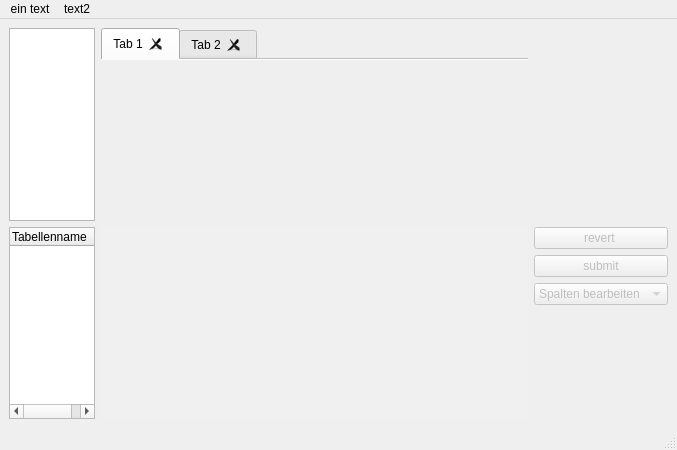
<?xml version="1.0" encoding="UTF-8"?>
<ui version="4.0">
 <class>MainWindow</class>
 <widget class="QMainWindow" name="MainWindow">
  <property name="geometry">
   <rect>
    <x>0</x>
    <y>0</y>
    <width>677</width>
    <height>450</height>
   </rect>
  </property>
  <property name="palette">
   <palette>
    <active/>
    <inactive/>
    <disabled/>
   </palette>
  </property>
  <property name="windowTitle">
   <string>MainWindow</string>
  </property>
  <widget class="QWidget" name="centralwidget">
   <property name="sizePolicy">
    <sizepolicy hsizetype="Preferred" vsizetype="Preferred">
     <horstretch>0</horstretch>
     <verstretch>0</verstretch>
    </sizepolicy>
   </property>
   <property name="palette">
    <palette>
     <active/>
     <inactive/>
     <disabled/>
    </palette>
   </property>
   <property name="autoFillBackground">
    <bool>false</bool>
   </property>
   <layout class="QGridLayout" name="gridLayout" rowstretch="0,0,0,0,0" columnstretch="2,10,0">
    <item row="4" column="0">
     <widget class="QTreeWidget" name="treeWidget">
      <property name="lineWidth">
       <number>2</number>
      </property>
      <property name="alternatingRowColors">
       <bool>true</bool>
      </property>
      <property name="sortingEnabled">
       <bool>true</bool>
      </property>
      <attribute name="headerHighlightSections">
       <bool>true</bool>
      </attribute>
      <attribute name="headerShowSortIndicator" stdset="0">
       <bool>true</bool>
      </attribute>
      <column>
       <property name="text">
        <string>Tabellenname</string>
       </property>
      </column>
     </widget>
    </item>
    <item row="4" column="1">
     <widget class="QTabWidget" name="tabWidget">
      <property name="palette">
       <palette>
        <active>
         <colorrole role="WindowText">
          <brush brushstyle="SolidPattern">
           <color alpha="255">
            <red>0</red>
            <green>0</green>
            <blue>0</blue>
           </color>
          </brush>
         </colorrole>
         <colorrole role="Button">
          <brush brushstyle="SolidPattern">
           <color alpha="255">
            <red>255</red>
            <green>255</green>
            <blue>255</blue>
           </color>
          </brush>
         </colorrole>
         <colorrole role="Light">
          <brush brushstyle="SolidPattern">
           <color alpha="255">
            <red>255</red>
            <green>255</green>
            <blue>255</blue>
           </color>
          </brush>
         </colorrole>
         <colorrole role="Midlight">
          <brush brushstyle="SolidPattern">
           <color alpha="255">
            <red>255</red>
            <green>255</green>
            <blue>255</blue>
           </color>
          </brush>
         </colorrole>
         <colorrole role="Dark">
          <brush brushstyle="SolidPattern">
           <color alpha="255">
            <red>127</red>
            <green>127</green>
            <blue>127</blue>
           </color>
          </brush>
         </colorrole>
         <colorrole role="Mid">
          <brush brushstyle="SolidPattern">
           <color alpha="255">
            <red>170</red>
            <green>170</green>
            <blue>170</blue>
           </color>
          </brush>
         </colorrole>
         <colorrole role="Text">
          <brush brushstyle="SolidPattern">
           <color alpha="255">
            <red>0</red>
            <green>0</green>
            <blue>0</blue>
           </color>
          </brush>
         </colorrole>
         <colorrole role="BrightText">
          <brush brushstyle="SolidPattern">
           <color alpha="255">
            <red>255</red>
            <green>255</green>
            <blue>255</blue>
           </color>
          </brush>
         </colorrole>
         <colorrole role="ButtonText">
          <brush brushstyle="SolidPattern">
           <color alpha="255">
            <red>0</red>
            <green>0</green>
            <blue>0</blue>
           </color>
          </brush>
         </colorrole>
         <colorrole role="Base">
          <brush brushstyle="SolidPattern">
           <color alpha="255">
            <red>255</red>
            <green>255</green>
            <blue>255</blue>
           </color>
          </brush>
         </colorrole>
         <colorrole role="Window">
          <brush brushstyle="SolidPattern">
           <color alpha="255">
            <red>255</red>
            <green>255</green>
            <blue>255</blue>
           </color>
          </brush>
         </colorrole>
         <colorrole role="Shadow">
          <brush brushstyle="SolidPattern">
           <color alpha="255">
            <red>0</red>
            <green>0</green>
            <blue>0</blue>
           </color>
          </brush>
         </colorrole>
         <colorrole role="Highlight">
          <brush brushstyle="SolidPattern">
           <color alpha="255">
            <red>0</red>
            <green>120</green>
            <blue>215</blue>
           </color>
          </brush>
         </colorrole>
         <colorrole role="HighlightedText">
          <brush brushstyle="SolidPattern">
           <color alpha="255">
            <red>255</red>
            <green>255</green>
            <blue>255</blue>
           </color>
          </brush>
         </colorrole>
         <colorrole role="Link">
          <brush brushstyle="SolidPattern">
           <color alpha="255">
            <red>0</red>
            <green>0</green>
            <blue>255</blue>
           </color>
          </brush>
         </colorrole>
         <colorrole role="LinkVisited">
          <brush brushstyle="SolidPattern">
           <color alpha="255">
            <red>255</red>
            <green>0</green>
            <blue>255</blue>
           </color>
          </brush>
         </colorrole>
         <colorrole role="AlternateBase">
          <brush brushstyle="SolidPattern">
           <color alpha="255">
            <red>255</red>
            <green>255</green>
            <blue>255</blue>
           </color>
          </brush>
         </colorrole>
         <colorrole role="NoRole">
          <brush brushstyle="SolidPattern">
           <color alpha="255">
            <red>0</red>
            <green>0</green>
            <blue>0</blue>
           </color>
          </brush>
         </colorrole>
         <colorrole role="ToolTipBase">
          <brush brushstyle="SolidPattern">
           <color alpha="255">
            <red>255</red>
            <green>255</green>
            <blue>220</blue>
           </color>
          </brush>
         </colorrole>
         <colorrole role="ToolTipText">
          <brush brushstyle="SolidPattern">
           <color alpha="255">
            <red>0</red>
            <green>0</green>
            <blue>0</blue>
           </color>
          </brush>
         </colorrole>
         <colorrole role="PlaceholderText">
          <brush brushstyle="SolidPattern">
           <color alpha="128">
            <red>0</red>
            <green>0</green>
            <blue>0</blue>
           </color>
          </brush>
         </colorrole>
        </active>
        <inactive>
         <colorrole role="WindowText">
          <brush brushstyle="SolidPattern">
           <color alpha="255">
            <red>0</red>
            <green>0</green>
            <blue>0</blue>
           </color>
          </brush>
         </colorrole>
         <colorrole role="Button">
          <brush brushstyle="SolidPattern">
           <color alpha="255">
            <red>240</red>
            <green>240</green>
            <blue>240</blue>
           </color>
          </brush>
         </colorrole>
         <colorrole role="Light">
          <brush brushstyle="SolidPattern">
           <color alpha="255">
            <red>255</red>
            <green>255</green>
            <blue>255</blue>
           </color>
          </brush>
         </colorrole>
         <colorrole role="Midlight">
          <brush brushstyle="SolidPattern">
           <color alpha="255">
            <red>227</red>
            <green>227</green>
            <blue>227</blue>
           </color>
          </brush>
         </colorrole>
         <colorrole role="Dark">
          <brush brushstyle="SolidPattern">
           <color alpha="255">
            <red>160</red>
            <green>160</green>
            <blue>160</blue>
           </color>
          </brush>
         </colorrole>
         <colorrole role="Mid">
          <brush brushstyle="SolidPattern">
           <color alpha="255">
            <red>160</red>
            <green>160</green>
            <blue>160</blue>
           </color>
          </brush>
         </colorrole>
         <colorrole role="Text">
          <brush brushstyle="SolidPattern">
           <color alpha="255">
            <red>0</red>
            <green>0</green>
            <blue>0</blue>
           </color>
          </brush>
         </colorrole>
         <colorrole role="BrightText">
          <brush brushstyle="SolidPattern">
           <color alpha="255">
            <red>255</red>
            <green>255</green>
            <blue>255</blue>
           </color>
          </brush>
         </colorrole>
         <colorrole role="ButtonText">
          <brush brushstyle="SolidPattern">
           <color alpha="255">
            <red>0</red>
            <green>0</green>
            <blue>0</blue>
           </color>
          </brush>
         </colorrole>
         <colorrole role="Base">
          <brush brushstyle="SolidPattern">
           <color alpha="255">
            <red>255</red>
            <green>255</green>
            <blue>255</blue>
           </color>
          </brush>
         </colorrole>
         <colorrole role="Window">
          <brush brushstyle="SolidPattern">
           <color alpha="255">
            <red>240</red>
            <green>240</green>
            <blue>240</blue>
           </color>
          </brush>
         </colorrole>
         <colorrole role="Shadow">
          <brush brushstyle="SolidPattern">
           <color alpha="255">
            <red>105</red>
            <green>105</green>
            <blue>105</blue>
           </color>
          </brush>
         </colorrole>
         <colorrole role="Highlight">
          <brush brushstyle="SolidPattern">
           <color alpha="255">
            <red>240</red>
            <green>240</green>
            <blue>240</blue>
           </color>
          </brush>
         </colorrole>
         <colorrole role="HighlightedText">
          <brush brushstyle="SolidPattern">
           <color alpha="255">
            <red>0</red>
            <green>0</green>
            <blue>0</blue>
           </color>
          </brush>
         </colorrole>
         <colorrole role="Link">
          <brush brushstyle="SolidPattern">
           <color alpha="255">
            <red>0</red>
            <green>0</green>
            <blue>255</blue>
           </color>
          </brush>
         </colorrole>
         <colorrole role="LinkVisited">
          <brush brushstyle="SolidPattern">
           <color alpha="255">
            <red>255</red>
            <green>0</green>
            <blue>255</blue>
           </color>
          </brush>
         </colorrole>
         <colorrole role="AlternateBase">
          <brush brushstyle="SolidPattern">
           <color alpha="255">
            <red>245</red>
            <green>245</green>
            <blue>245</blue>
           </color>
          </brush>
         </colorrole>
         <colorrole role="NoRole">
          <brush brushstyle="NoBrush">
           <color alpha="255">
            <red>0</red>
            <green>0</green>
            <blue>0</blue>
           </color>
          </brush>
         </colorrole>
         <colorrole role="ToolTipBase">
          <brush brushstyle="SolidPattern">
           <color alpha="255">
            <red>255</red>
            <green>255</green>
            <blue>220</blue>
           </color>
          </brush>
         </colorrole>
         <colorrole role="ToolTipText">
          <brush brushstyle="SolidPattern">
           <color alpha="255">
            <red>0</red>
            <green>0</green>
            <blue>0</blue>
           </color>
          </brush>
         </colorrole>
         <colorrole role="PlaceholderText">
          <brush brushstyle="SolidPattern">
           <color alpha="128">
            <red>0</red>
            <green>0</green>
            <blue>0</blue>
           </color>
          </brush>
         </colorrole>
        </inactive>
        <disabled>
         <colorrole role="WindowText">
          <brush brushstyle="SolidPattern">
           <color alpha="255">
            <red>127</red>
            <green>127</green>
            <blue>127</blue>
           </color>
          </brush>
         </colorrole>
         <colorrole role="Button">
          <brush brushstyle="SolidPattern">
           <color alpha="255">
            <red>255</red>
            <green>255</green>
            <blue>255</blue>
           </color>
          </brush>
         </colorrole>
         <colorrole role="Light">
          <brush brushstyle="SolidPattern">
           <color alpha="255">
            <red>255</red>
            <green>255</green>
            <blue>255</blue>
           </color>
          </brush>
         </colorrole>
         <colorrole role="Midlight">
          <brush brushstyle="SolidPattern">
           <color alpha="255">
            <red>255</red>
            <green>255</green>
            <blue>255</blue>
           </color>
          </brush>
         </colorrole>
         <colorrole role="Dark">
          <brush brushstyle="SolidPattern">
           <color alpha="255">
            <red>127</red>
            <green>127</green>
            <blue>127</blue>
           </color>
          </brush>
         </colorrole>
         <colorrole role="Mid">
          <brush brushstyle="SolidPattern">
           <color alpha="255">
            <red>170</red>
            <green>170</green>
            <blue>170</blue>
           </color>
          </brush>
         </colorrole>
         <colorrole role="Text">
          <brush brushstyle="SolidPattern">
           <color alpha="255">
            <red>127</red>
            <green>127</green>
            <blue>127</blue>
           </color>
          </brush>
         </colorrole>
         <colorrole role="BrightText">
          <brush brushstyle="SolidPattern">
           <color alpha="255">
            <red>255</red>
            <green>255</green>
            <blue>255</blue>
           </color>
          </brush>
         </colorrole>
         <colorrole role="ButtonText">
          <brush brushstyle="SolidPattern">
           <color alpha="255">
            <red>127</red>
            <green>127</green>
            <blue>127</blue>
           </color>
          </brush>
         </colorrole>
         <colorrole role="Base">
          <brush brushstyle="SolidPattern">
           <color alpha="255">
            <red>255</red>
            <green>255</green>
            <blue>255</blue>
           </color>
          </brush>
         </colorrole>
         <colorrole role="Window">
          <brush brushstyle="SolidPattern">
           <color alpha="255">
            <red>255</red>
            <green>255</green>
            <blue>255</blue>
           </color>
          </brush>
         </colorrole>
         <colorrole role="Shadow">
          <brush brushstyle="SolidPattern">
           <color alpha="255">
            <red>0</red>
            <green>0</green>
            <blue>0</blue>
           </color>
          </brush>
         </colorrole>
         <colorrole role="Highlight">
          <brush brushstyle="SolidPattern">
           <color alpha="255">
            <red>0</red>
            <green>120</green>
            <blue>215</blue>
           </color>
          </brush>
         </colorrole>
         <colorrole role="HighlightedText">
          <brush brushstyle="SolidPattern">
           <color alpha="255">
            <red>255</red>
            <green>255</green>
            <blue>255</blue>
           </color>
          </brush>
         </colorrole>
         <colorrole role="Link">
          <brush brushstyle="SolidPattern">
           <color alpha="255">
            <red>0</red>
            <green>0</green>
            <blue>255</blue>
           </color>
          </brush>
         </colorrole>
         <colorrole role="LinkVisited">
          <brush brushstyle="SolidPattern">
           <color alpha="255">
            <red>255</red>
            <green>0</green>
            <blue>255</blue>
           </color>
          </brush>
         </colorrole>
         <colorrole role="AlternateBase">
          <brush brushstyle="SolidPattern">
           <color alpha="255">
            <red>245</red>
            <green>245</green>
            <blue>245</blue>
           </color>
          </brush>
         </colorrole>
         <colorrole role="NoRole">
          <brush brushstyle="NoBrush">
           <color alpha="255">
            <red>0</red>
            <green>0</green>
            <blue>0</blue>
           </color>
          </brush>
         </colorrole>
         <colorrole role="ToolTipBase">
          <brush brushstyle="SolidPattern">
           <color alpha="255">
            <red>255</red>
            <green>255</green>
            <blue>220</blue>
           </color>
          </brush>
         </colorrole>
         <colorrole role="ToolTipText">
          <brush brushstyle="SolidPattern">
           <color alpha="255">
            <red>0</red>
            <green>0</green>
            <blue>0</blue>
           </color>
          </brush>
         </colorrole>
         <colorrole role="PlaceholderText">
          <brush brushstyle="SolidPattern">
           <color alpha="128">
            <red>0</red>
            <green>0</green>
            <blue>0</blue>
           </color>
          </brush>
         </colorrole>
        </disabled>
       </palette>
      </property>
      <property name="autoFillBackground">
       <bool>true</bool>
      </property>
      <property name="inputMethodHints">
       <set>Qt::ImhNone</set>
      </property>
      <property name="currentIndex">
       <number>-1</number>
      </property>
      <property name="usesScrollButtons">
       <bool>true</bool>
      </property>
      <property name="documentMode">
       <bool>true</bool>
      </property>
      <property name="tabsClosable">
       <bool>true</bool>
      </property>
      <property name="movable">
       <bool>true</bool>
      </property>
      <property name="tabBarAutoHide">
       <bool>false</bool>
      </property>
     </widget>
    </item>
    <item row="4" column="2">
     <layout class="QVBoxLayout" name="verticalLayout">
      <item>
       <widget class="QPushButton" name="revert">
        <property name="enabled">
         <bool>false</bool>
        </property>
        <property name="text">
         <string>revert </string>
        </property>
       </widget>
      </item>
      <item>
       <widget class="QPushButton" name="submit">
        <property name="enabled">
         <bool>false</bool>
        </property>
        <property name="sizePolicy">
         <sizepolicy hsizetype="Minimum" vsizetype="Fixed">
          <horstretch>0</horstretch>
          <verstretch>0</verstretch>
         </sizepolicy>
        </property>
        <property name="maximumSize">
         <size>
          <width>16777215</width>
          <height>16777215</height>
         </size>
        </property>
        <property name="contextMenuPolicy">
         <enum>Qt::DefaultContextMenu</enum>
        </property>
        <property name="layoutDirection">
         <enum>Qt::RightToLeft</enum>
        </property>
        <property name="autoFillBackground">
         <bool>false</bool>
        </property>
        <property name="text">
         <string>submit</string>
        </property>
       </widget>
      </item>
      <item>
       <widget class="QComboBox" name="comboBox">
        <property name="enabled">
         <bool>false</bool>
        </property>
        <property name="currentText">
         <string extracomment="comment">Spalten bearbeiten </string>
        </property>
        <item>
         <property name="text">
          <string>Spalten bearbeiten </string>
         </property>
        </item>
        <item>
         <property name="text">
          <string>suchen</string>
         </property>
        </item>
        <item>
         <property name="text">
          <string>Zeile hinzufügen</string>
         </property>
        </item>
       </widget>
      </item>
      <item>
       <widget class="QStackedWidget" name="stackedWidget">
        <property name="enabled">
         <bool>true</bool>
        </property>
       </widget>
      </item>
     </layout>
    </item>
    <item row="0" column="0">
     <widget class="QTableView" name="tableView">
      <property name="showDropIndicator" stdset="0">
       <bool>false</bool>
      </property>
      <attribute name="horizontalHeaderMinimumSectionSize">
       <number>30</number>
      </attribute>
      <attribute name="horizontalHeaderDefaultSectionSize">
       <number>50</number>
      </attribute>
      <attribute name="horizontalHeaderShowSortIndicator" stdset="0">
       <bool>true</bool>
      </attribute>
     </widget>
    </item>
    <item row="0" column="1">
     <widget class="QTabWidget" name="tabWidget_2">
      <property name="documentMode">
       <bool>true</bool>
      </property>
      <property name="tabsClosable">
       <bool>true</bool>
      </property>
      <property name="movable">
       <bool>true</bool>
      </property>
      <property name="tabBarAutoHide">
       <bool>true</bool>
      </property>
      <widget class="QWidget" name="tab">
       <attribute name="title">
        <string>Tab 1</string>
       </attribute>
      </widget>
      <widget class="QWidget" name="tab_2">
       <attribute name="title">
        <string>Tab 2</string>
       </attribute>
      </widget>
     </widget>
    </item>
   </layout>
  </widget>
  <widget class="QMenuBar" name="menubar">
   <property name="geometry">
    <rect>
     <x>0</x>
     <y>0</y>
     <width>677</width>
     <height>21</height>
    </rect>
   </property>
   <widget class="QMenu" name="menuein_text">
    <property name="title">
     <string>ein text</string>
    </property>
   </widget>
   <widget class="QMenu" name="menutext2">
    <property name="title">
     <string>text2</string>
    </property>
   </widget>
   <addaction name="menuein_text"/>
   <addaction name="menutext2"/>
  </widget>
  <widget class="QStatusBar" name="statusbar"/>
  <action name="action_AboutQt">
   <property name="text">
    <string>About Qt</string>
   </property>
  </action>
 </widget>
 <resources/>
 <connections/>
</ui>
